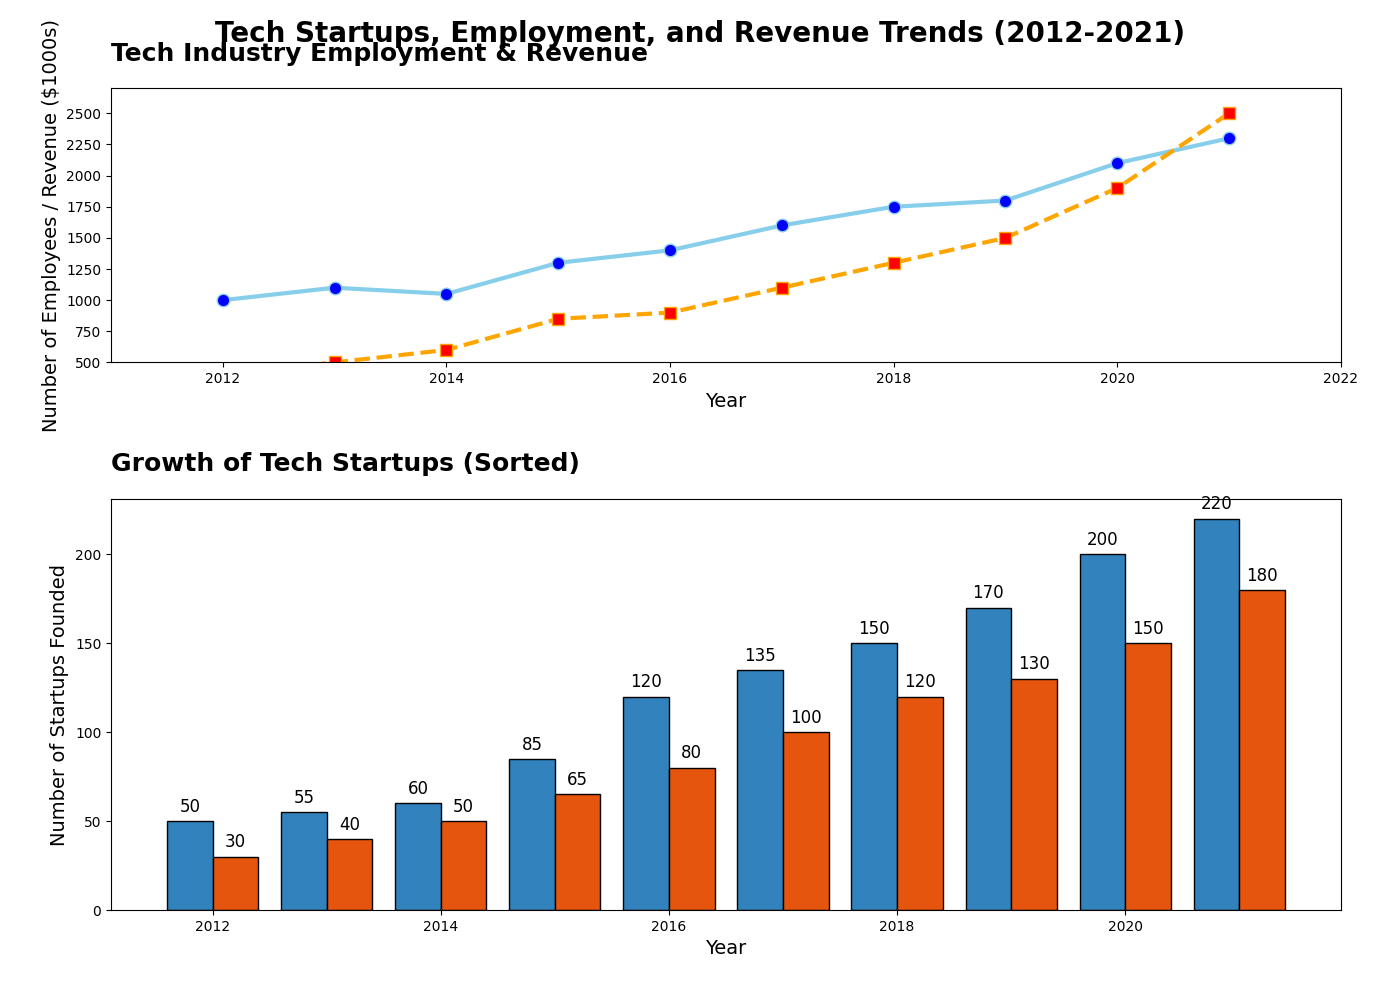

Python code for this plot:
import matplotlib.pyplot as plt
import numpy as np

years = np.arange(2012, 2022)
startups_founded = [50, 55, 60, 85, 120, 135, 150, 170, 200, 220]
startups_founded_region2 = [30, 40, 50, 65, 80, 100, 120, 130, 150, 180]

years_sorted_indices = np.argsort(startups_founded)
startups_founded_sorted = np.array(startups_founded)[years_sorted_indices]
years_sorted = np.array(years)[years_sorted_indices]

years_sorted_indices_region2 = np.argsort(startups_founded_region2)
startups_founded_region2_sorted = np.array(startups_founded_region2)[years_sorted_indices_region2]
years_sorted_region2 = np.array(years)[years_sorted_indices_region2]

years_line = np.arange(2012, 2022)
employees = [1000, 1100, 1050, 1300, 1400, 1600, 1750, 1800, 2100, 2300]
revenue = [400, 500, 600, 850, 900, 1100, 1300, 1500, 1900, 2500]

fig, (ax2, ax1) = plt.subplots(2, 1, figsize=(14, 10), gridspec_kw={'height_ratios': [2, 3]})

# Plotting for the line chart, which is now ax2 (previously ax2 logic)
ax2.plot(years_line, employees, marker='o', color='skyblue', markerfacecolor='blue', markersize=9, linewidth=3)
ax2.plot(years_line, revenue, marker='s', color='orange', markerfacecolor='red', markersize=9, linewidth=3, linestyle='--')

ax2.set_title('Tech Industry Employment & Revenue', fontsize=18, weight='bold', loc='left', pad=20)
ax2.set_xlabel('Year', fontsize=14)
ax2.set_ylabel('Number of Employees / Revenue ($1000s)', fontsize=14)
ax2.set_xlim(2011, 2022)
ax2.set_ylim(500, 2700)

# Plotting for the bar chart, which is now ax1 (previously ax1 logic)
ax1.bar(years_sorted - 0.2, startups_founded_sorted, width=0.4, color=plt.cm.tab20c(0), edgecolor='black')
ax1.bar(years_sorted_region2 + 0.2, startups_founded_region2_sorted, width=0.4, color=plt.cm.tab20c(4), edgecolor='black')

ax1.set_title('Growth of Tech Startups (Sorted)', fontsize=18, weight='bold', loc='left', pad=20)
ax1.set_xlabel('Year', fontsize=14)
ax1.set_ylabel('Number of Startups Founded', fontsize=14)

for bar, value in zip(ax1.patches, list(startups_founded_sorted) + list(startups_founded_region2_sorted)):
    ax1.text(bar.get_x() + bar.get_width() / 2, bar.get_height() + 3, f'{value}', ha='center', va='bottom', fontsize=12)

fig.tight_layout(pad=3.0)
fig.suptitle('Tech Startups, Employment, and Revenue Trends (2012-2021)', fontsize=20, weight='bold')
plt.show()
